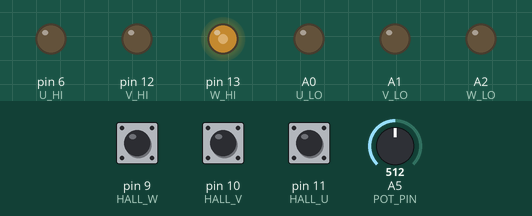
Bench run of a program on a simulated Arduino Leonardo, built with avr-gcc and run on an emulated ATmega32U4. On the bench: output pins drawn as LEDs (lit = HIGH). Inputs (shaded band) come from the test bench; at power-on: A5 (POT_PIN) = 512, pin 9 (HALL_W) HIGH, pin 10 (HALL_V) HIGH, pin 11 (HALL_U) HIGH.

Above: at 1.2 s.
1.3 s: A5 (POT_PIN) set to 716
At 2.4 s:
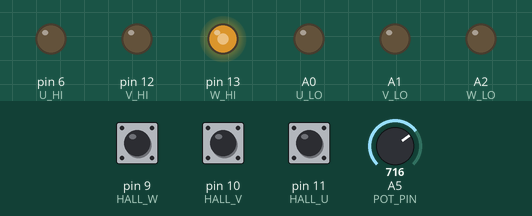
2.8 s: pin 9 (HALL_W) pulled LOW for 0.15 s
At 2.87 s:
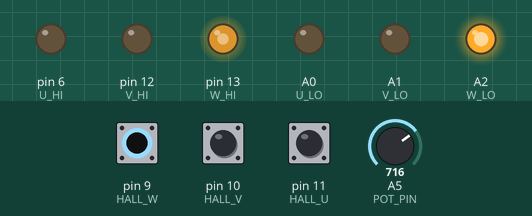
4.4 s: pin 10 (HALL_V) pulled LOW for 0.15 s
At 4.47 s:
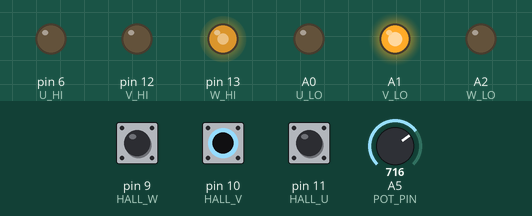
6.0 s: pin 11 (HALL_U) pulled LOW for 0.15 s
At 6.08 s:
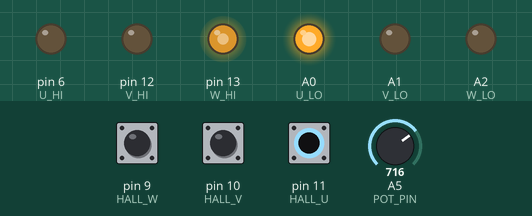
7.6 s: A5 (POT_PIN) set to 900
At 8.3 s:
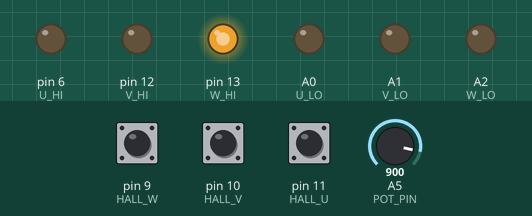
9.1 s: pin 9 (HALL_W) pulled LOW for 1 s
At 9.9 s:
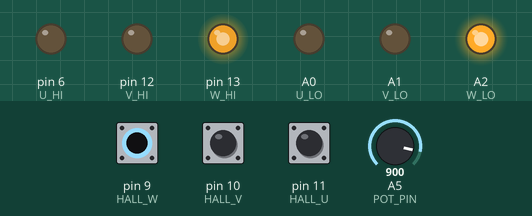
Timing chart, 0 to 12.1 s (numbered marks = the images above; inputs shaded):
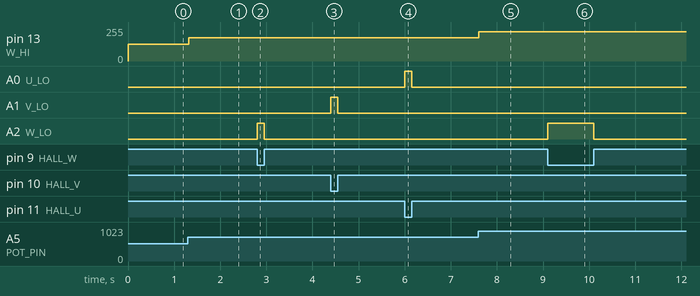

The program:

main.cpp
```cpp
#include <Arduino.h>

#include <EnableInterrupt.h>

// Pin definitions
#define U_HI 6
#define U_LO A0
#define V_HI 12
#define V_LO A1
#define W_HI 13
#define W_LO A2

#define HALL_U 11 // pin 11 -> PCINT7
#define HALL_V 10 // pin 10 -> PCINT6
#define HALL_W 9  // pin 9 -> PCINT5

#define U_PUMP 2  // pin 2 -> INT1
#define V_PUMP 0  // pin 0 -> INT2
#define W_PUMP 1  // pin 1 -> INT3

#define POT_PIN A5

// Define register set/clear
#ifndef cbi
#define cbi(sfr, bit) (_SFR_BYTE(sfr) &= ~_BV(bit))
#endif
#ifndef sbi
#define sbi(sfr, bit) (_SFR_BYTE(sfr) |= _BV(bit))
#endif

// Define HALL sensor register read
#define hall_u ((_SFR_BYTE(PINB) & _BV(PB7)) > 0) // PCINT7 -> PB7
#define hall_v ((_SFR_BYTE(PINB) & _BV(PD6)) > 0) // PCINT6 -> PB6
#define hall_w ((_SFR_BYTE(PINB) & _BV(PB5)) > 0) // PCINT5 -> PB5

// Pot value and duty cycle
int pot_val;
const int max_duty_cycle = 250;

// Function declarations
void update_commutation();

void charge_pump_u();
void charge_pump_v();
void charge_pump_w();

void set_duty_cycle(int value) {
  // In PWM6 mode the duty cycle of all pins is control by the OCR4A register
  OCR4A = value;  // Write to OCR4A register in 8-bit mode
}

void setup() {
  // Set bridge pins to outputs
  pinMode(U_HI, OUTPUT);  // sets the pin as output
  pinMode(U_LO, OUTPUT);  // sets the pin as output
  pinMode(V_HI, OUTPUT);  // sets the pin as output
  pinMode(V_LO, OUTPUT);  // sets the pin as output
  pinMode(W_HI, OUTPUT);  // sets the pin as output
  pinMode(W_LO, OUTPUT);  // sets the pin as output

  // Set hall pins to inputs with pullups and initialize
  pinMode(HALL_U, INPUT_PULLUP);
  pinMode(HALL_V, INPUT_PULLUP);
  pinMode(HALL_W, INPUT_PULLUP);

  // Attach/enable interrupts
  enableInterrupt(U_PUMP, charge_pump_u, FALLING); // pin 2 -> INT1
  enableInterrupt(V_PUMP, charge_pump_v, FALLING); // pin 0 -> INT2
  enableInterrupt(W_PUMP, charge_pump_w, FALLING); // pin 1 -> INT3
  enableInterrupt(HALL_U, update_commutation, CHANGE); // pin 11 -> PCINT7
  enableInterrupt(HALL_V, update_commutation, CHANGE); // pin 10 -> PCINT6
  enableInterrupt(HALL_W, update_commutation, CHANGE); // pin 9 -> PCINT5

  // Configure for PWM6 on PD6, PD7, and PC7
  TCCR4A |= _BV(PWM4A);   // Enables PWM mode based on comparator OCR4A

  TCCR4A |= _BV(COM4A1);  // Set OC4A mode
  TCCR4C |= _BV(COM4D1);  // Set OC4D and _OC4D_ mode

  TCCR4B &= (B11110000);  // Clear the existing prescaler bits
  TCCR4B |= _BV(CS40);    // Set the new prescaler value (1:1)

  TCCR4D |= _BV(WGM41);   // Set the WGM41 bit to set PWM6 mode
  TCCR4D &= ~_BV(WGM40);  // Clear the WGM40 bit to set single-slope mode

  // // Initialize serial port
  // Serial.begin(9600);
}

void loop() {
  pot_val = analogRead(POT_PIN);
  set_duty_cycle(map(pot_val, 0, 1023, 0, max_duty_cycle));

  update_commutation();

  delay(20);

  // // Print debug info
  // Serial.println(OCR4A, HEX);
  // Serial.println(OCR4C, HEX);
}

// ISR definitions

void update_commutation() {
  // BLDC commutation logic
  if ((hall_u && hall_v && hall_w) ||
      (!hall_u && !hall_v && !hall_w)) {
    // Coast
    cbi(TCCR4E,OC4OE5);
    digitalWrite(U_LO, LOW);
    cbi(TCCR4E,OC4OE4);
    digitalWrite(V_LO, LOW);
    cbi(TCCR4E,OC4OE1);
    digitalWrite(W_LO, LOW);

    // Serial.println("Coasting");
  } else if (hall_u && !hall_v && hall_w) {
    // cbi(TCCR4E,OC4OE5);
    digitalWrite(U_LO, LOW);
    cbi(TCCR4E,OC4OE4);
    // digitalWrite(V_LO, LOW);
    cbi(TCCR4E,OC4OE1);
    digitalWrite(W_LO, LOW);

    digitalWrite(V_LO, HIGH);
    sbi(TCCR4E,OC4OE5);

    // Serial.println("Phase I");
  } else if (hall_u && !hall_v && !hall_w) {
    // cbi(TCCR4E,OC4OE5);
    digitalWrite(U_LO, LOW);
    cbi(TCCR4E,OC4OE4);
    digitalWrite(V_LO, LOW);
    cbi(TCCR4E,OC4OE1);
    // digitalWrite(W_LO, LOW);

    digitalWrite(W_LO, HIGH);
    sbi(TCCR4E,OC4OE5);

    // Serial.println("Phase II");
  } else if (hall_u && hall_v && !hall_w) {
    cbi(TCCR4E,OC4OE5);
    digitalWrite(U_LO, LOW);
    // cbi(TCCR4E,OC4OE4);
    digitalWrite(V_LO, LOW);
    cbi(TCCR4E,OC4OE1);
    // digitalWrite(W_LO, LOW);

    digitalWrite(W_LO, HIGH);
    sbi(TCCR4E,OC4OE4);

    // Serial.println("Phase III");
  } else if (!hall_u && hall_v && !hall_w) {
    cbi(TCCR4E,OC4OE5);
    // digitalWrite(U_LO, LOW);
    // cbi(TCCR4E,OC4OE4);
    digitalWrite(V_LO, LOW);
    cbi(TCCR4E,OC4OE1);
    digitalWrite(W_LO, LOW);

    digitalWrite(U_LO, HIGH);
    sbi(TCCR4E,OC4OE4);

    // Serial.println("Phase IV");
  } else if (!hall_u && hall_v && hall_w) {
    cbi(TCCR4E,OC4OE5);
    // digitalWrite(U_LO, LOW);
    cbi(TCCR4E,OC4OE4);
    digitalWrite(V_LO, LOW);
    // cbi(TCCR4E,OC4OE1);
    digitalWrite(W_LO, LOW);

    digitalWrite(U_LO, HIGH);
    sbi(TCCR4E,OC4OE1);

    // Serial.println("Phase V");
  } else if (!hall_u && !hall_v && hall_w) {
    cbi(TCCR4E,OC4OE5);
    digitalWrite(U_LO, LOW);
    cbi(TCCR4E,OC4OE4);
    // digitalWrite(V_LO, LOW);
    // cbi(TCCR4E,OC4OE1);
    digitalWrite(W_LO, LOW);

    digitalWrite(V_LO, HIGH);
    sbi(TCCR4E,OC4OE1);

    // Serial.println("Phase VI");
  }
}

void charge_pump_u() {
  // U phase charge pump
  sbi(PORTD, 1);  // INT1 -> PD1
  cbi(PORTD, 1);
}

void charge_pump_v() {
  // V phase charge pump
  sbi(PORTD, 2); // INT2 -> PD2
  cbi(PORTD, 2);
}

void charge_pump_w() {
  // W phase charge pump
  sbi(PORTD, 3);  // INT3 -> PD3
  cbi(PORTD, 3);
}
```

Measured:
- after the input at 1.3 s, pin 13 (W_HI): 125/255 → 174/255 at once
- after the input at 2.8 s, A2 (W_LO): LOW → HIGH at once, → LOW 0.15 s later
- after the input at 4.4 s, A1 (V_LO): LOW → HIGH at once, → LOW 0.15 s later
- after the input at 6.0 s, A0 (U_LO): LOW → HIGH at once, → LOW 0.15 s later
- after the input at 7.6 s, pin 13 (W_HI): 174/255 → 219/255 at once
- after the input at 9.1 s, A2 (W_LO): LOW → HIGH at once, → LOW 1.0 s later
